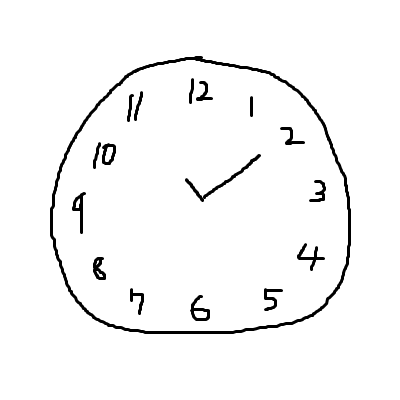
#> input picture be/images/clock.png, 400 x 400 px
$ python -i separate_objects1.py   (imports and definitions only)
#> lines starting #> are read from the running program, lines starting #| are printed output that depends on the picture; after the words box and inside, x2 and y2 are one past the last pixel; in counts of white or black regions, pixels touching at a corner belong together
#> further down, picture is the input picture: shape (400, 400, 3); min 0, max 255, mean 246.6
import cv2
import numpy as np
import separate_number, recognition_number, calculate_angle

# [30 lines left out: function crop_image, not called in this run]

def separate_circle(image):

    img_gray = cv2.cvtColor(image, cv2.COLOR_BGR2GRAY)
    img_blur = cv2.GaussianBlur(img_gray, (5, 5), 0)
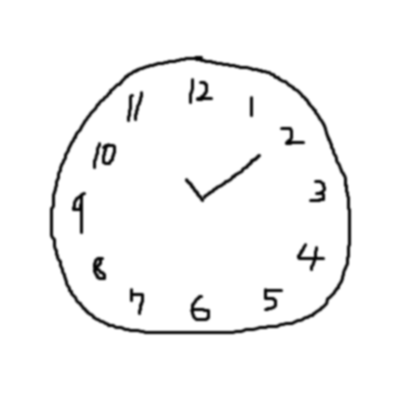
#> img_blur: shape (400, 400); min 0, max 255, mean 246.6

    _, img_th = cv2. threshold(img_blur, 127, 255, cv2.THRESH_BINARY_INV)
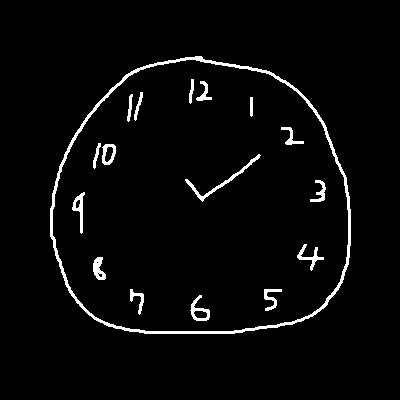
#> img_th: shape (400, 400); 3.3% white; 17 white regions
    contours, _ = cv2.findContours(img_th.copy(), cv2.RETR_TREE, cv2.CHAIN_APPROX_NONE)
#> contours = 24 contours, 3 with area under 20; largest, box (x1, y1, x2, y2) and area: (50, 56, 351, 334) 68168, (52, 59, 349, 332) 66130, (185, 154, 261, 202) 242, (190, 295, 210, 321) 234, (102, 144, 116, 165) 218

    rects = [cv2.boundingRect(each) for each in contours]
#> rects = 24 items, first 6: (50, 56, 301, 278), (52, 59, 297, 273), (190, 295, 20, 26), (193, 310, 15, 9), (264, 289, 18, 22), (130, 289, 14, 26)
    rects = sorted(rects)
#> rects = 24 items, first 6: (50, 56, 301, 278), (52, 59, 297, 273), (72, 192, 13, 42), (75, 199, 6, 10), (93, 143, 8, 26), (93, 257, 13, 23)
    thickness = abs(rects[0][2] - rects[1][2]) * 2
#> thickness = 8

    contour_sizes = [(cv2.contourArea(contour), contour) for contour in contours]
#> contour_sizes = 24 items
    biggest_contour = max(contour_sizes, key = lambda x : x[0])[1]
#> biggest_contour = contour of 869 points, box (x1, y1, x2, y2) (50, 56, 351, 334), area 68168

    white_image = np.ones(image.shape, dtype=np.uint8) * 255
    img_no_circle = cv2.drawContours(image.copy(), biggest_contour, -1, (255, 255, 255), thickness)
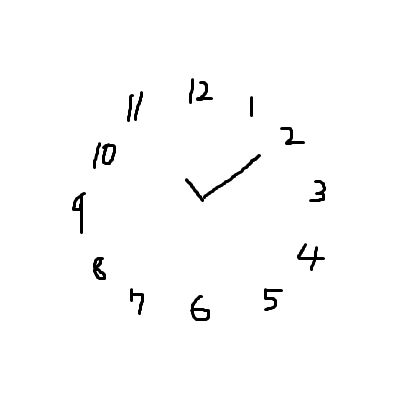
#> img_no_circle: shape (400, 400, 3); min 0, max 255, mean 251.2
    img_only_circle = cv2.drawContours(white_image, biggest_contour, -1, (0, 0, 0), 2)
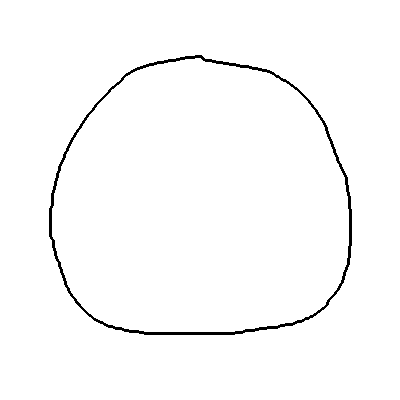
#> img_only_circle: shape (400, 400, 3); 98.4% white; 1 black region, box (x1, y1, x2, y2) and area: (49, 55, 352, 335) 2607

    return [img_no_circle, img_only_circle]

# [28 lines left out: functions extract_needles, separate_needles, not called in this run]

# [64 lines not run here, left out]

>>> import cv2
>>> picture = cv2.imread('../images/clock.png')
>>> result = separate_circle(picture)
#> result = 2 items

$ run again, on be/images/0-1.png
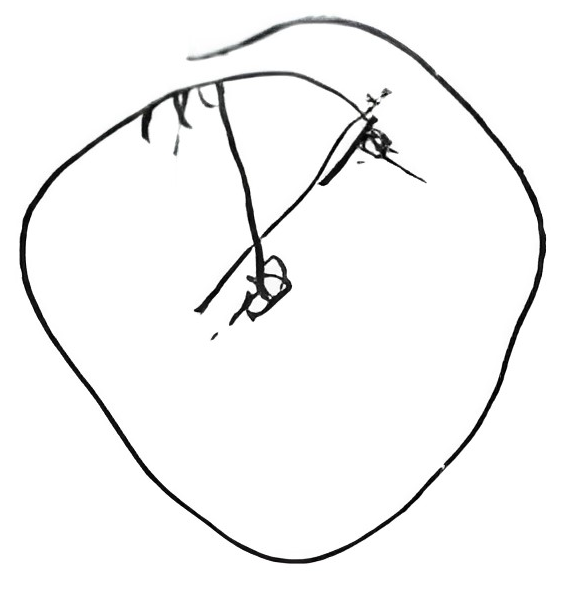
#> input picture be/images/0-1.png, 585 x 597 px
#> picture is the input picture: shape (597, 585, 3); mean B, G, R 245.7, 245.7, 245.6
#> in separate_circle, `_, img_th = cv2. threshold(img_blur, 127, 255, cv2.THRESH_BINARY_INV)`:
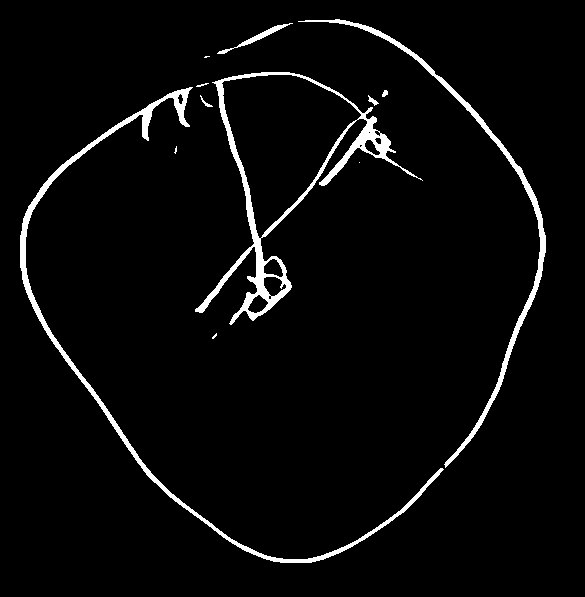
#> img_th: shape (597, 585); 3.7% white; 12 white regions (4 under 20 px)
#> contours = 23 contours, 8 with area under 20; largest, box (x1, y1, x2, y2) and area: (195, 72, 423, 325) 17803, (221, 74, 362, 239) 12784, (20, 87, 444, 563) 3754, (298, 19, 546, 468) 2412, (263, 276, 287, 297) 309
#> in separate_circle, `rects = [cv2.boundingRect(each) for each in contours]`: rects = 23 items, first 6: (212, 333, 5, 6), (359, 162, 1, 1), (174, 146, 3, 8), (368, 95, 11, 11), (200, 95, 13, 12), (382, 90, 6, 7)
#> in separate_circle, `rects = sorted(rects)`: rects = 23 items, first 6: (20, 87, 424, 476), (174, 146, 3, 8), (177, 93, 7, 12), (195, 72, 228, 253), (196, 83, 13, 4), (200, 95, 13, 12)
#> thickness = 842
#> contour_sizes = 23 items
#> biggest_contour = contour of 1126 points, box (x1, y1, x2, y2) (195, 72, 423, 325), area 17803
#> img_no_circle: shape (597, 585, 3); every value is 255
#> in separate_circle, `img_only_circle = cv2.drawContours(white_image, biggest_contour, -1, (..`:
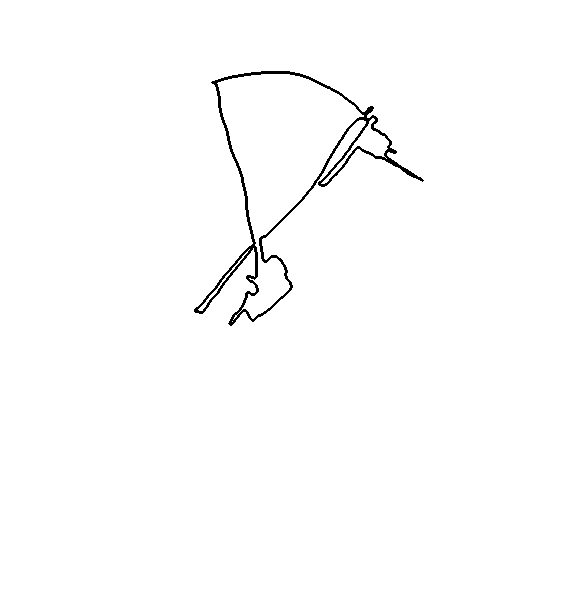
#> img_only_circle: shape (597, 585, 3); 99.1% white; black in thin lines or dots, all inside (x1, y1, x2, y2) = (194, 71, 424, 326)
#> result = 2 items

$ run again, on be/images/0-2.png
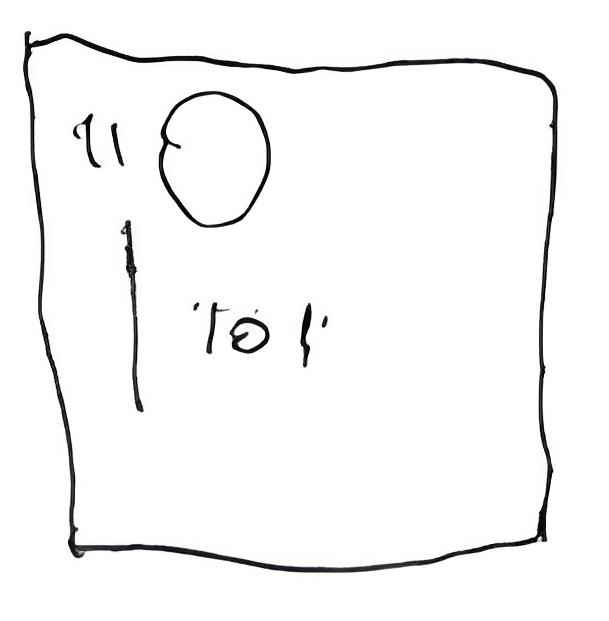
#> input picture be/images/0-2.png, 609 x 621 px
#> picture is the input picture: shape (621, 609, 3); mean B, G, R 246.4, 246.3, 246.3
#> in separate_circle, `_, img_th = cv2. threshold(img_blur, 127, 255, cv2.THRESH_BINARY_INV)`:
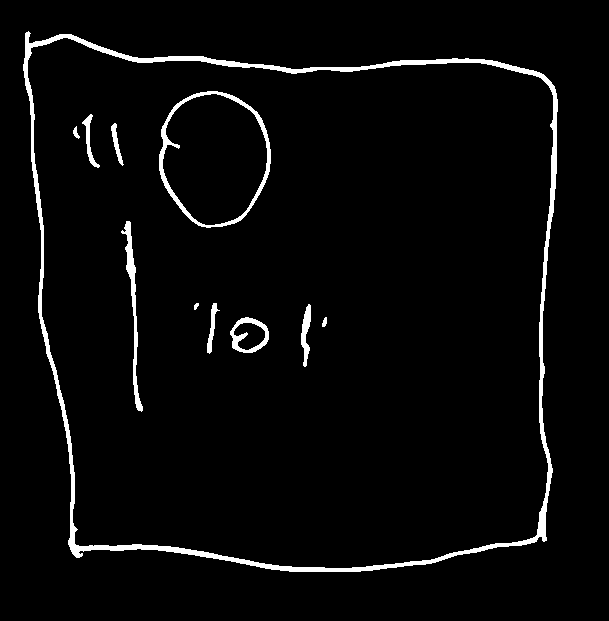
#> img_th: shape (621, 609); 3.5% white; 11 white regions
#> contours = 14 contours, 1 with area under 20; largest, box (x1, y1, x2, y2) and area: (23, 31, 558, 572) 250177, (27, 37, 554, 569) 243174, (159, 91, 271, 228) 11782, (162, 93, 268, 226) 10580, (230, 317, 269, 353) 1020
#> in separate_circle, `rects = [cv2.boundingRect(each) for each in contours]`: rects = 14 items, first 6: (23, 31, 535, 541), (27, 37, 527, 532), (322, 317, 5, 10), (230, 317, 39, 36), (233, 322, 33, 29), (301, 304, 10, 63)
#> in separate_circle, `rects = sorted(rects)`: rects = 14 items, first 6: (23, 31, 535, 541), (27, 37, 527, 532), (73, 126, 7, 13), (82, 114, 18, 54), (111, 123, 13, 43), (121, 221, 22, 191)
#> thickness = 16
#> contour_sizes = 14 items
#> biggest_contour = contour of 2004 points, box (x1, y1, x2, y2) (23, 31, 558, 572), area 250177
#> in separate_circle, `img_only_circle = cv2.drawContours(white_image, biggest_contour, -1, (..`:
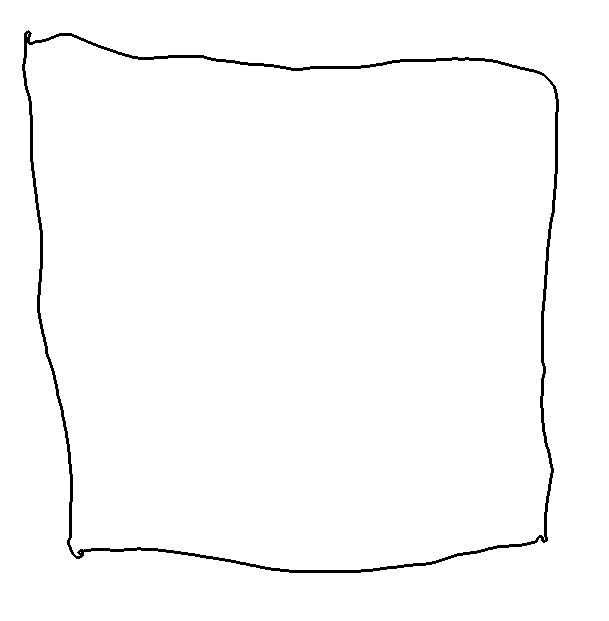
#> img_only_circle: shape (621, 609, 3); 98.4% white; 1 black region, box (x1, y1, x2, y2) and area: (22, 30, 559, 573) 6008
#> result = 2 items
